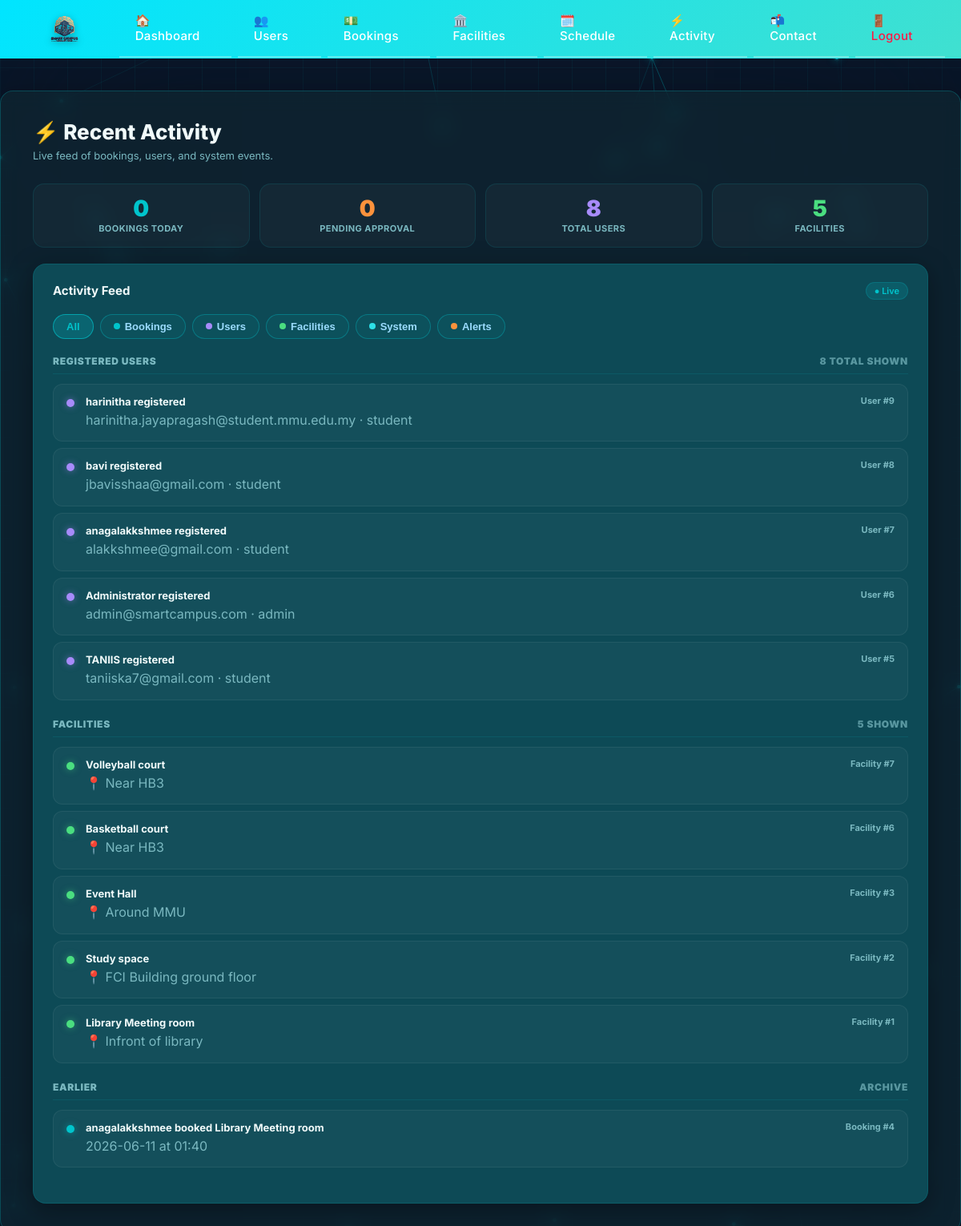
Page /admin/activity (signed in) on the earlier database version.
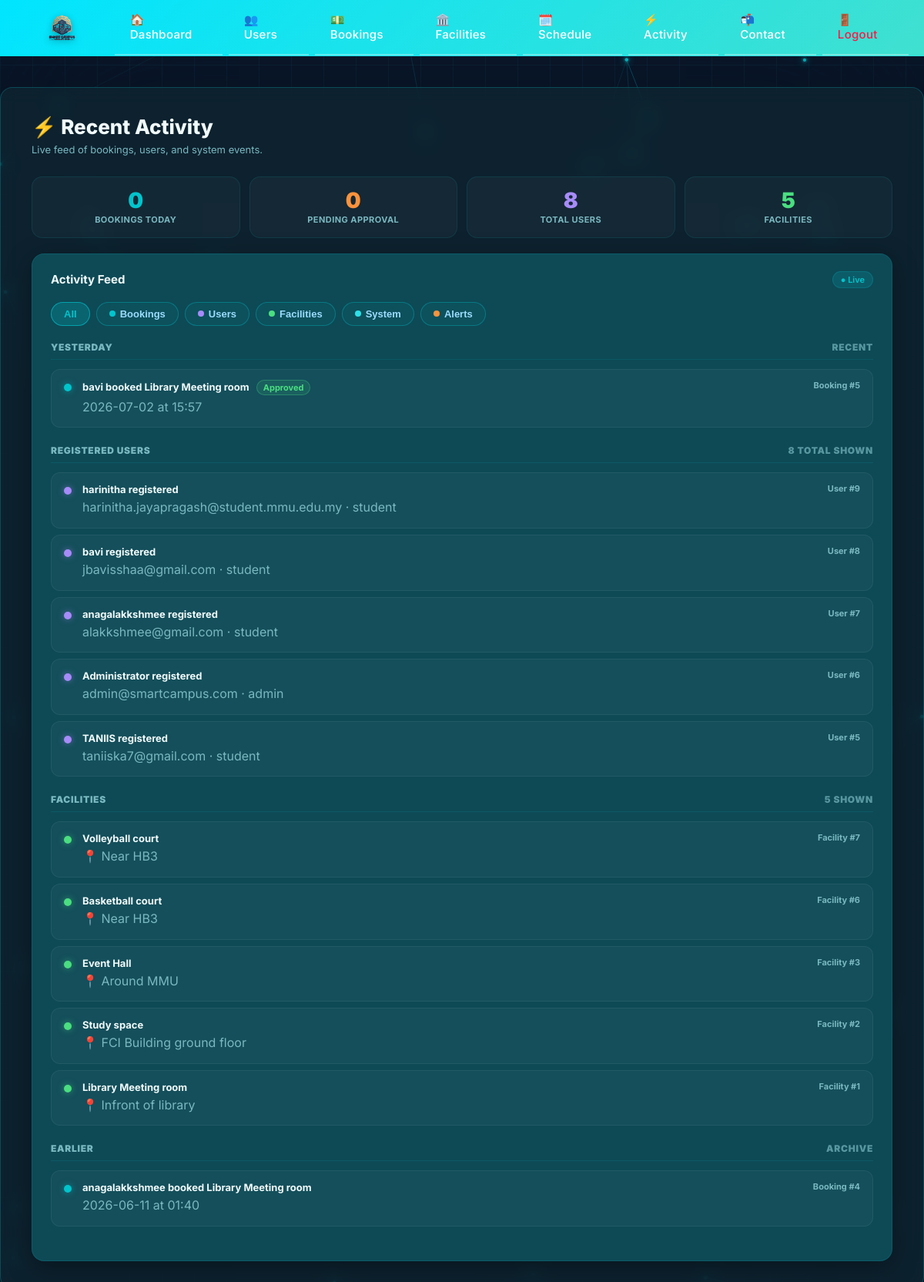
Same page on the later database version.
### tables this page shows
CREATE TABLE users (
        id INTEGER PRIMARY KEY AUTOINCREMENT,
        name TEXT,
        username TEXT UNIQUE,
        email TEXT UNIQUE,
        password TEXT,
        role TEXT DEFAULT 'student'
    );

CREATE TABLE facilities (
        id INTEGER PRIMARY KEY AUTOINCREMENT,
        name TEXT,
        location TEXT,
        description TEXT,
        image_filenames TEXT DEFAULT ''
    , category TEXT DEFAULT 'others', capacity INTEGER DEFAULT 0, view_360_filename TEXT DEFAULT '');

CREATE TABLE bookings (
        id INTEGER PRIMARY KEY AUTOINCREMENT,
        user_id INTEGER,
        facility_id INTEGER,
        date TEXT,
        time TEXT,
        status TEXT,
        is_approved INTEGER DEFAULT 0
    , facility_title TEXT, created_at TEXT DEFAULT (datetime('now')));

### app.py (the view)
@app.route("/admin/activity")
def admin_activity():
    guard = require_admin()
    if guard: return guard
    conn = get_db()
    today = malaysia_now().strftime("%Y-%m-%d")
    yesterday = (malaysia_now() - timedelta(days=1)).strftime("%Y-%m-%d")
    bookings = conn.execute("""
        SELECT b.id, u.name AS user_name, f.name AS facility_name,
               b.date, b.time, b.status, b.is_approved
        FROM bookings b
        JOIN users u ON b.user_id = u.id
        JOIN facilities f ON b.facility_id = f.id
        ORDER BY b.id DESC LIMIT 30
    """).fetchall()
    users = conn.execute("""
        SELECT id, name, email, role FROM users ORDER BY id DESC LIMIT 20
    """).fetchall()
    facilities = conn.execute("""
        SELECT id, name, location FROM facilities ORDER BY id DESC LIMIT 10
    """).fetchall()
    total_bookings_today = conn.execute(
        "SELECT COUNT(*) as cnt FROM bookings WHERE date=?", (today,)
    ).fetchone()["cnt"]
    pending = conn.execute(
        "SELECT COUNT(*) as cnt FROM bookings WHERE is_approved=0 AND status != 'canceled'"
    ).fetchone()["cnt"]
    total_users = conn.execute("SELECT COUNT(*) as cnt FROM users").fetchone()["cnt"]
    total_facilities = conn.execute("SELECT COUNT(*) as cnt FROM facilities").fetchone()["cnt"]
    conn.close()
    return render_template("admin_activity.html",
        bookings=bookings, users=users, facilities=facilities,
        today=today, yesterday=yesterday,
        total_bookings_today=total_bookings_today,
        pending=pending, total_users=total_users,
        total_facilities=total_facilities,
    )

### app.py (called while the page is built)
def malaysia_now():
    return datetime.now(MALAYSIA_TZ)

def get_db():
    conn = sqlite3.connect("database.db")
    conn.row_factory = sqlite3.Row
    return conn

def require_admin():
    if "user_id" not in session:
        flash("Please log in as admin.")
        return redirect('/admin-login')
    if session.get("role") != "admin":
        session.clear()
        session.modified = True
        flash("Access denied. Please log in as admin.")
        return redirect('/admin-login')
    return None

### smart campus/templates/admin_activity.html (shortened to what this page needs)
{% extends "base.html" %}
{% block content %}
<div class="act-header">
  <h1>⚡ Recent Activity</h1>
  <p>Live feed of bookings, users, and system events.</p>
</div>
<div class="stat-strip">
  <div class="stat-card">
    <div class="num">{{ total_bookings_today }}</div>
    <div class="lbl">Bookings Today</div>
  </div>
  <div class="stat-card orange">
    <div class="num">{{ pending }}</div>
    <div class="lbl">Pending Approval</div>
  </div>
  <div class="stat-card purple">
    <div class="num">{{ total_users }}</div>
    <div class="lbl">Total Users</div>
  </div>
  <div class="stat-card green">
    <div class="num">{{ total_facilities }}</div>
    <div class="lbl">Facilities</div>
  </div>
</div>
<div class="panel">
  <div class="panel-header">
    <div class="panel-title">Activity Feed</div>
    <div class="panel-badge">● Live</div>
  </div>
  <div class="filters">
    <button class="fbtn active" type="button" data-type="all">All</button>
    <button class="fbtn" type="button" data-type="Bookings"><span class="fdot fdot-bookings"></span>Bookings</button>
    <button class="fbtn" type="button" data-type="Users"><span class="fdot fdot-users"></span>Users</button>
    <button class="fbtn" type="button" data-type="Facilities"><span class="fdot fdot-facilities"></span>Facilities</button>
    <button class="fbtn" type="button" data-type="System"><span class="fdot fdot-system"></span>System</button>
    <button class="fbtn" type="button" data-type="Alerts"><span class="fdot fdot-alerts"></span>Alerts</button>
  </div>
  <div id="activity">
    {% set today_bookings = bookings | selectattr('date', 'equalto', today) | list %}
    {% set yest_bookings = bookings | selectattr('date', 'equalto', yesterday) | list %}
    {% if yest_bookings %}
    <div class="day-block">
      <div class="day-head">
        <div class="day-title">Yesterday</div>
        <div class="day-title" style="opacity:.7;">Recent</div>
      </div>
      <div class="cards">
        {% for b in yest_bookings %}
        <div class="card" data-type="Bookings">
          <div class="dot c-bookings"></div>
          <div class="card-body">
            <div class="card-title">
              {{ b['user_name'] }} booked {{ b['facility_name'] }}
              {% if b['is_approved'] == 1 %}
                <span class="status-pill sp-approved">Approved</span>
              {% elif b['status'] == 'canceled' %}
                <span class="status-pill sp-canceled">Canceled</span>
              {% else %}
                <span class="status-pill sp-pending">Pending</span>
              {% endif %}
            </div>
            <p class="card-sub">{{ b['date'] }} at {{ b['time'] or '—' }}</p>
          </div>
          <div class="card-meta">Booking #{{ b['id'] }}</div>
        </div>
        {% endfor %}
      </div>
    </div>
    {% endif %}
    {% if users %}
    <div class="day-block">
      <div class="day-head">
        <div class="day-title">Registered Users</div>
        <div class="day-title" style="opacity:.7;">{{ users|length }} total shown</div>
      </div>
      <div class="cards">
        {% for u in users[:5] %}
        <div class="card" data-type="Users">
          <div class="dot c-users"></div>
          <div class="card-body">
            <div class="card-title">{{ u['name'] or 'Unknown' }} registered</div>
            <p class="card-sub">{{ u['email'] or '—' }} · {{ u['role'] or 'student' }}</p>
          </div>
          <div class="card-meta">User #{{ u['id'] }}</div>
        </div>
        {% endfor %}
      </div>
    </div>
    {% endif %}
    {% if facilities %}
    <div class="day-block">
      <div class="day-head">
        <div class="day-title">Facilities</div>
        <div class="day-title" style="opacity:.7;">{{ facilities|length }} shown</div>
      </div>
      <div class="cards">
        {% for f in facilities %}
        <div class="card" data-type="Facilities">
          <div class="dot c-facilities"></div>
          <div class="card-body">
            <div class="card-title">{{ f['name'] }}</div>
            <p class="card-sub">📍 {{ f['location'] or '—' }}</p>
          </div>
          <div class="card-meta">Facility #{{ f['id'] }}</div>
        </div>
        {% endfor %}
      </div>
    </div>
    {% endif %}
    {% set older = bookings | rejectattr('date', 'equalto', today) | rejectattr('date', 'equalto', yesterday) | list %}
    {% if older %}
    <div class="day-block">
      <div class="day-head">
        <div class="day-title">Earlier</div>
        <div class="day-title" style="opacity:.7;">Archive</div>
      </div>
      <div class="cards">
        {% for b in older[:5] %}
        <div class="card" data-type="Bookings">
          <div class="dot c-bookings"></div>
          <div class="card-body">
            <div class="card-title">{{ b['user_name'] }} booked {{ b['facility_name'] }}</div>
            <p class="card-sub">{{ b['date'] }} at {{ b['time'] or '—' }}</p>
          </div>
          <div class="card-meta">Booking #{{ b['id'] }}</div>
        </div>
        {% endfor %}
      </div>
    </div>
    {% endif %}
  </div>
</div>
{% endblock %}

### smart campus/templates/base.html (shortened to what this page needs)
<!DOCTYPE html>
<html>
<head>
    <link rel="stylesheet" href="{{ url_for('static', filename='admin.css') }}">
</head>
<body>
    <nav>
        <div class="site-branding">
            <img src="{{ url_for('static', filename='images/download-1.svg') }}" alt="Download" class="logo-img">
        </div>
        <a href="/admin">🏠 Dashboard</a>
        <a href="/admin/users">👥 Users</a>
        <a href="/admin/bookings">💵 Bookings</a>
        <a href="/admin/facilities">🏛️ Facilities</a>
        <a href="/admin/todays-schedule">🗓️ Schedule</a>
        <a href="/admin/activity">⚡ Activity</a>
        <a href="/admin/contact">📬 Contact</a>
        <a href="/logout">🚪 Logout</a>
    </nav>
    <div class="container">
        {% block content %}{% endblock %}
    </div>
</body>
</html>

### static/admin.css (style rules this page uses)
* { margin: 0; padding: 0; box-sizing: border-box; }
body { font-family: 'Inter', sans-serif; background: radial-gradient(1200px 700px at 15% 15%, rgba(0, 196, 204, 0.22), rgba(0, 196, 204, 0) 60%), radial-gradient(1000px 600px at 85% 25%, rgba(45, 224, 232, 0.18), rgba(45, 224, 232, 0) 55%), radial-gradient(900px 600px at 50% 90%, rgba(0, 196, 204, 0.14), rgba(0, 196, 204, 0) 58%), linear-gradient(135deg, #0a1628 0%, #0a1628 35%, #112d36 70%, #1a3d4a 100%); background-attachment: fixed; color: #c5cdd5; min-height: 100vh; overflow-x: hidden; }
nav, .container { position: relative; z-index: 10; }
nav { background: linear-gradient(135deg, #00E5FF, #40E0D0); backdrop-filter: blur(12px); border-bottom: 1px solid rgba(0, 229, 255, 0.3); padding: 0 20px 0 40px; display: flex; align-items: center; gap: 8px; position: sticky; top: 0; z-index: 100; }
nav a { color: #ffffff; text-decoration: none; padding: 16px 20px; font-weight: 500; font-size: 15px; letter-spacing: 0.3px; border-bottom: 2px solid rgba(255,255,255,0.3); transition: all 0.3s ease; }
nav a:last-child { margin-left: auto; color: #ff1744; }
.container, .panel { background: rgba(17, 45, 54, 0.55); backdrop-filter: blur(12px); border: 1px solid rgba(0, 196, 204, 0.25); box-shadow: 0 8px 32px rgba(0, 0, 0, 0.35); }
.site-branding { display: flex; align-items: center; gap: 12px; margin-right: 20px; }
.logo-img, .mascot-img { height: 44px; width: auto; border-radius: 4px; transition: all 0.3s ease; filter: drop-shadow(0 2px 4px rgba(0,0,0,0.3)); }
.container { max-width: 1200px; margin: 40px auto; padding: 35px 40px; border-radius: 16px; }
.container h1 { font-size: 32px; font-weight: 700; color: #ffffff; margin-bottom: 8px; }
.container p { font-size: 16px; line-height: 1.6; }
.stat-card { background: linear-gradient(135deg, rgba(76,175,80,0.15), rgba(76,175,80,0.05)); border: 1px solid rgba(0, 196, 204, 0.28); border-radius: 12px; padding: 24px; text-align: center; transition: transform 0.3s ease; }
button { margin-top: 15px; padding: 12px; width: 100%; background: linear-gradient(135deg, #1f3a44, #2c5364); color: white; border: none; border-radius: 8px; cursor: pointer; }

Differences in the rows shown:
added bookings: user_name "bavi", facility_name "Library Meeting room", is_approved "Approved", date "2026-07-02", time "15:57", id "5", shown under "⚡ Recent Activity"
Other differences:
text now shown: "YESTERDAY RECENT"
